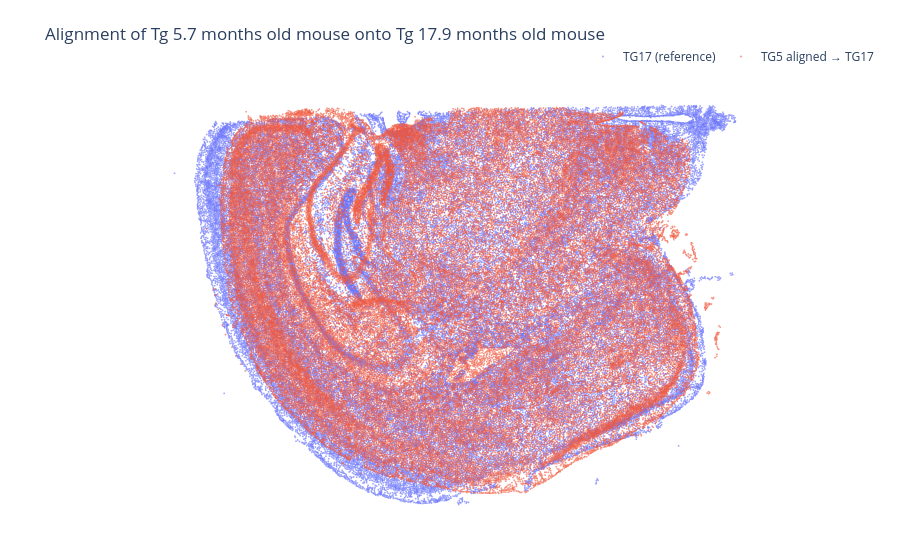

This figure's notebook cell:
### Code cell
x_col, y_col = "x_centroid", "y_centroid"
df_tg17 = pd.read_csv(files["tg17"])

df_tg5 = pd.read_csv(files["tg5"])
df_tg5_flip = df_tg5.copy()
df_tg5_flip[x_col] = -df_tg5_flip[x_col]

dx = df_tg17[x_col].mean() - df_tg5_flip[x_col].mean()
dy = df_tg17[y_col].mean() - df_tg5_flip[y_col].mean()

df_tg5_aligned = df_tg5_flip.copy()
df_tg5_aligned[x_col] += dx
df_tg5_aligned[y_col] += dy

fig = make_alignment_overlay_plot(
    df_ref=df_tg17,
    df_aligned=df_tg5_aligned,
    ref_label="TG17 (reference)",
    aligned_label="TG5 aligned → TG17",
    swap_xy=False,      # revert x/y as requested
    reverse_y=True,
    title="Alignment of Tg 5.7 months old mouse onto Tg 17.9 months old mouse",
    filename="tg5_to_tg17_alignment.html",
)
fig.show()

### Figure 1 — Plotly figure (JSON) as saved in the notebook; plotly's stock layout.template omitted (floating-point values rounded to 4 significant figures; data arrays with more than 128 entries replaced by an {"elided": "..."} marker saying what was removed)
{"data": [{"hovertemplate": "TG17 (reference)<br>x=%{x:.1f}<br>y=%{y:.1f}<extra></extra>", "marker": {"opacity": 0.6, "size": 1.8}, "mode": "markers", "name": "TG17 (reference)", "type": "scattergl", "x": {"elided": "53895 float values"}, "y": {"elided": "53895 float values"}}, {"hovertemplate": "TG5 aligned → TG17<br>x=%{x:.1f}<br>y=%{y:.1f}<extra></extra>", "marker": {"opacity": 0.6, "size": 1.8}, "mode": "markers", "name": "TG5 aligned → TG17", "type": "scattergl", "x": {"elided": "52008 float values"}, "y": {"elided": "52008 float values"}}], "layout": {"autosize": true, "dragmode": "pan", "legend": {"orientation": "h", "x": 1, "xanchor": "right", "y": 1.02, "yanchor": "bottom"}, "margin": {"b": 30, "l": 30, "r": 20, "t": 80}, "paper_bgcolor": "rgba(0,0,0,0)", "plot_bgcolor": "rgba(0,0,0,0)", "showlegend": true, "title": {"text": "Alignment of Tg 5.7 months old mouse onto Tg 17.9 months old mouse"}, "xaxis": {"range": [271.9, 6657.0], "showgrid": false, "visible": false, "zeroline": false}, "yaxis": {"autorange": "reversed", "range": [167.7, 4709.0], "scaleanchor": "x", "scaleratio": 1, "showgrid": false, "visible": false, "zeroline": false}}}
